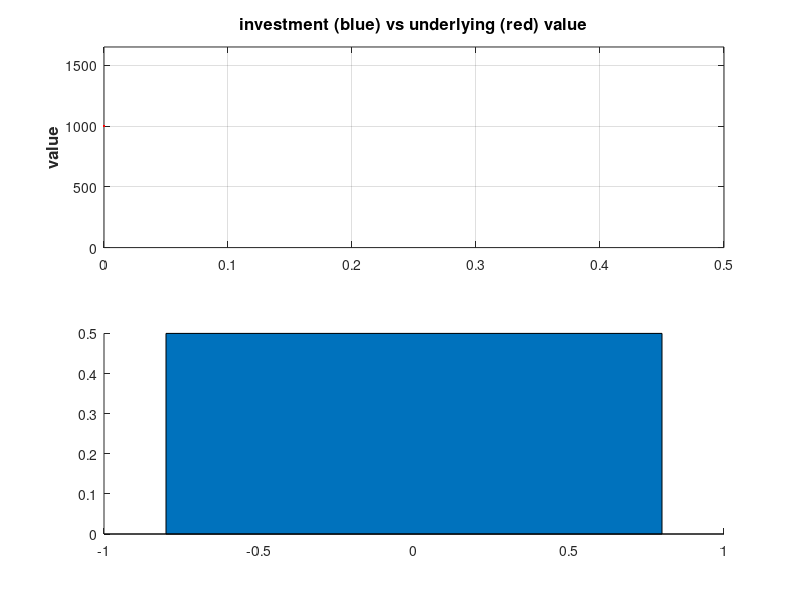

Write MATLAB code to recreate this figure. (Note: this script raises an error after producing the figure.)
% This script illustrates the constant weight dynamic strategy that maximizes power utility
% see Meucci, A. (2010) "Review of Dynamic Allocation Strategies - Convex versus Concave Management"
% available at http://ssrn.com/abstract=1635982

clear; clc; close all;
%%%%%%%%%%%%%%%%%%%%%%%%%%%%%%%%%%%%%%%%%%%%%%%%%%%%%%%%%%%%%%%%%%%%%%%%%%%%%%%%%%%%%%%%%%%%%%%%%%%%%%%%%%%%%%%%%%%%%%%%%%%%%%%%%%%%%%
% input parameters

Initial_Investment = 1000;
Time_Horizon = 6/12; % in years
Time_Step = 1/252; % in years

m=0.2;  % yearly expected return on the underlying
s=0.40; % yearly expected percentage volatility on the stock index
r=0.04; % risk-free (money market) interest rate

NumSimul=30000;

%%%%%%%%%%%%%%%%%%%%%%%%%%
% amount to be invested in the underlying? e.g.: 50
Prct = 50 ;

%%%%%%%%%%%%%%%%%%%%%%%%%%%%%%%%%%%%%%%%%%%%%%%%%%%%%%%%%%%%%%%%%%%%%%%%%%%%%%%%%%%%%%%%%%%%%%%%%%%%%%%%%%%%%%%%%%%%%%%%%%%%%%%%%%%%%%
% initialize values
Underlying_Index=Initial_Investment;  % value of the underlyting at starting time, normalzed to equal investment
Start=Underlying_Index;
Elapsed_Time=0;
Portfolio_Value=Initial_Investment;

Underlying_in_Portfolio_Percent = Prct/100;

Underlyings_in_Portfolio=Portfolio_Value*Underlying_in_Portfolio_Percent;
Cash_in_Portfolio=Portfolio_Value-Underlyings_in_Portfolio;

% initialize parameters for the plot (no theory in this)
close all;
Portfolio_Series=Portfolio_Value;
Market_Series=Underlying_Index;
Percentage_Series=Underlying_in_Portfolio_Percent;

% asset evolution and portfolio rebalancing
while Elapsed_Time < Time_Horizon -10^(-5)  % add this term to avoid errors
    % time elapses...
    Elapsed_Time=Elapsed_Time+Time_Step;
    
    % ...asset prices evolve and portfolio takes on new value...
    Multiplicator = exp((m-s^2/2)*Time_Step+s*sqrt(Time_Step)*randn(NumSimul,1));
    Underlying_Index = Underlying_Index.*Multiplicator;
    Underlyings_in_Portfolio = Underlyings_in_Portfolio.*Multiplicator;
    Cash_in_Portfolio = Cash_in_Portfolio*exp(r*Time_Step);
    Portfolio_Value = Underlyings_in_Portfolio+Cash_in_Portfolio;
    
    % ...and we rebalance our portfolio
    Underlying_in_Portfolio_Percent = Underlying_in_Portfolio_Percent;
    Underlyings_in_Portfolio=Portfolio_Value.*Underlying_in_Portfolio_Percent;
    Cash_in_Portfolio=Portfolio_Value-Underlyings_in_Portfolio;
    
    % store one path for the movie (no theory in this)
    Portfolio_Series = [Portfolio_Series Portfolio_Value(1)];
    Market_Series=[Market_Series Underlying_Index(1)];
    Percentage_Series=[Percentage_Series Underlying_in_Portfolio_Percent(1)];
end

% play the movie for one path
Time=[0:Time_Step:Time_Horizon];
y_max=max([Portfolio_Series Market_Series])*1.2;
for i=1:length(Time)
    subplot(2,1,1);
    plot(Time(1:i),Portfolio_Series(1:i),'linewidth',2.5,'color','b');
    hold on;
    plot(Time(1:i),Market_Series(1:i),'linewidth',2,'color','r');
    axis([0 Time_Horizon 0 y_max]);
    grid on;
    ylabel('value','fontsize',12,'fontweight','bold');
    title('investment (blue) vs underlying (red) value','fontsize',12,'fontweight','bold')
    
    subplot(2,1,2);
    bar(Time(1:i),Percentage_Series(1:i),'stack','r');
    axis([0 Time_Horizon 0 1]);
    grid on;
    xlabel('time','fontsize',12,'fontweight','bold');
    ylabel('%','fontsize',12,'fontweight','bold');
    title('percentage of underlying in portfolio','fontsize',12,'fontweight','bold')
    
    
    set(gcf,'Units','normalized','Position', [0.1, 0.1, .8, .8]);
    F(i) = getframe;
end
%break
% plot the scatterplot
figure

% marginals
NumBins=round(10*log(NumSimul));

subplot('Position',[.05 .3 .18 .6])
[n,D]=hist(Portfolio_Value,NumBins);
barh(D,n,1);
[y_lim]=get(gca,'ylim');
set(gca,'xtick',[])
grid on

subplot('Position',[.3 .05 .6 .2])
[n,D]=hist(Underlying_Index,NumBins);
bar(D,n,1);
[x_lim]=get(gca,'xlim');
set(gca,'ytick',[])
grid on

% joint scatter plot
subplot('Position',[.3 .3 .6 .6])
plot(Underlying_Index,Portfolio_Value,'LineStyle','none','marker','.');
hold on;
so=sort(Underlying_Index);
plot(so,so,'r');
set(gca,'xlim',x_lim,'ylim',y_lim)
grid on;
xlabel('underlying at horizon (~ buy & hold )','fontweight','bold');
ylabel('investment at horizon','fontweight','bold');

set(gcf,'Units','normalized','Position', [0.1, 0.1, .8, .8]);